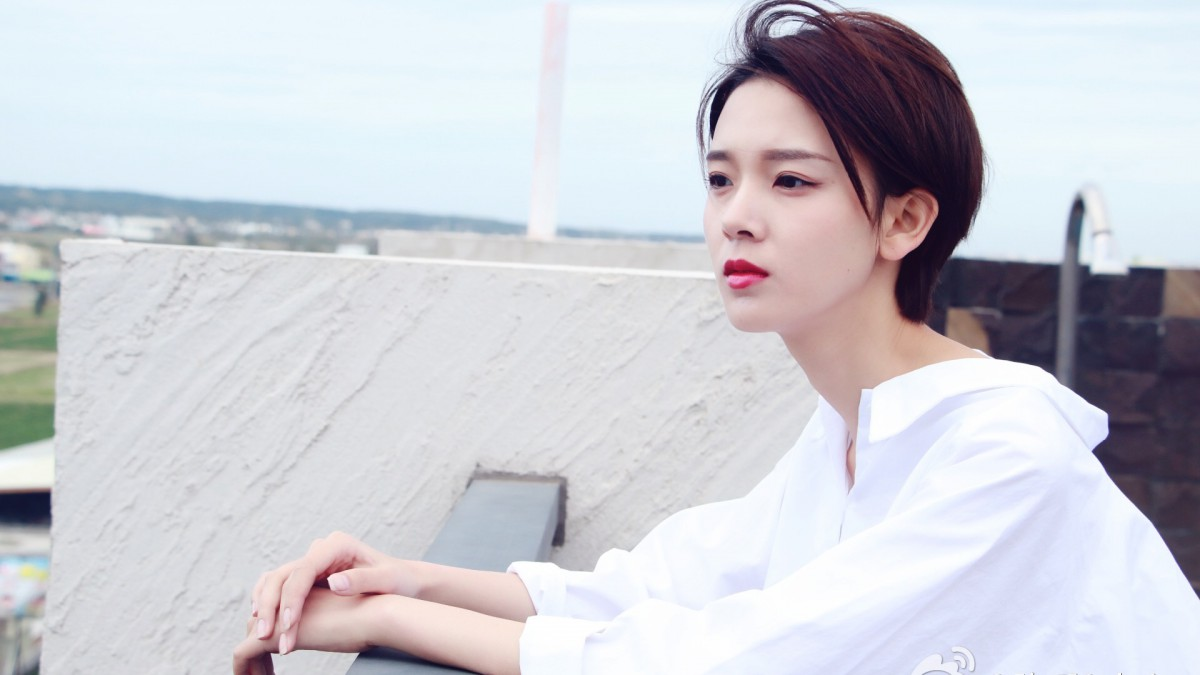
#> input picture img/ChenYao.jpg, 1200 x 675 px
$ python task1.py
#> lines starting #> are read from the running program, lines starting #| are printed output that depends on the picture; long printed decimals are rounded
import cv2
import numpy as np

# 读取图像
img = cv2.imread("../img/ChenYao.jpg")
#> img is the input picture: shape (675, 1200, 3); mean B, G, R 210.9, 204, 203.6

if img is None:
    print("无法读取图像，请检查文件路径。")
else:
    # 获取图像大小及灰度平均值
    (height, width, channels), gray = img.shape, cv2.cvtColor(img, cv2.COLOR_BGR2GRAY)
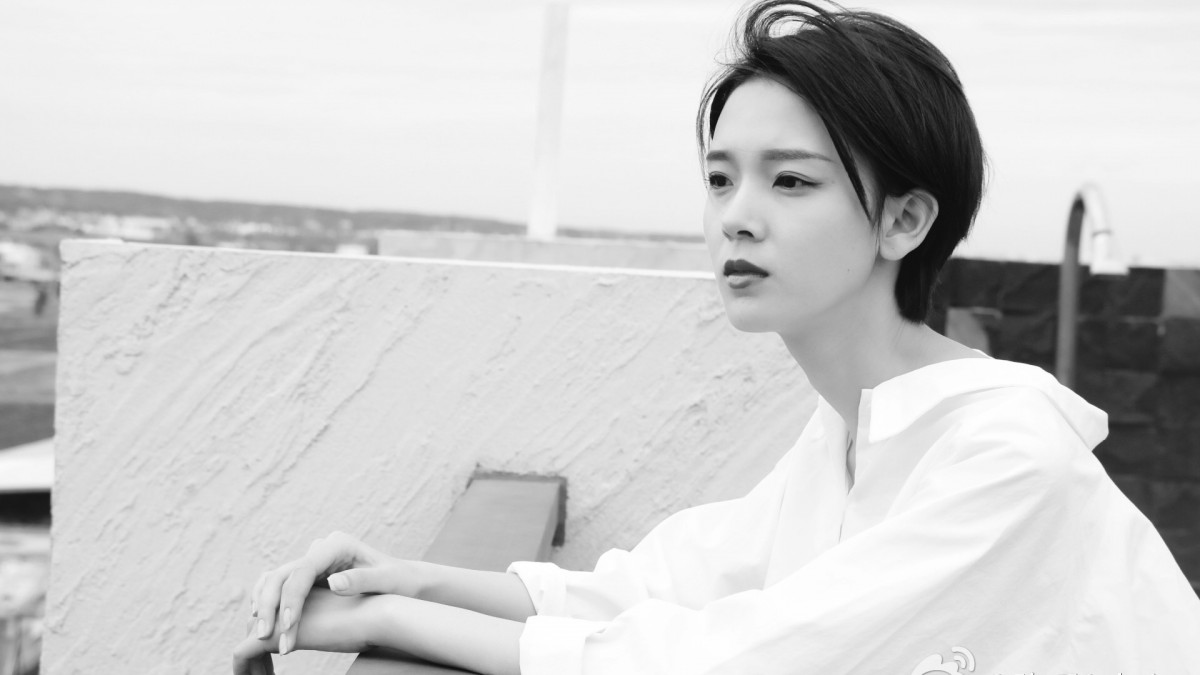
#> gray: shape (675, 1200); min 8, max 255, mean 204.6
#> height = 675; width = 1200; channels = 3
    # print(f"图像大小: 宽 = {width}, 高 = {height}, 通道数 = {channels}")
    print("宽:"+str(width),"高:"+str(height),"通道数:"+str(channels)+"\n灰度平均值: "+str(np.mean(gray)))
#| 宽:1200 高:675 通道数:3
#| 灰度平均值: 204.597

    # 获取图像中心的颜色值
    center_pixel = img[height//2 - 1 : height//2 + 1, width//2 - 1 : width//2 + 1]
    print("中心像素颜色 (BGR): \n"+str(center_pixel))
#| 中心像素颜色 (BGR):
#| [[[228 226 225]
#|   [226 224 224]]
#|  [[229 227 226]
#|   [224 222 222]]]

    # 旋转图像并改变图像大小
    rotation_matrix = cv2.getRotationMatrix2D((width // 2, height // 2), 45, 1.0)
#> rotation_matrix = [[0.707, 0.707, -62.56], [-0.707, 0.707, 523]]
    rotated_img = cv2.warpAffine(img, rotation_matrix, (width, height))
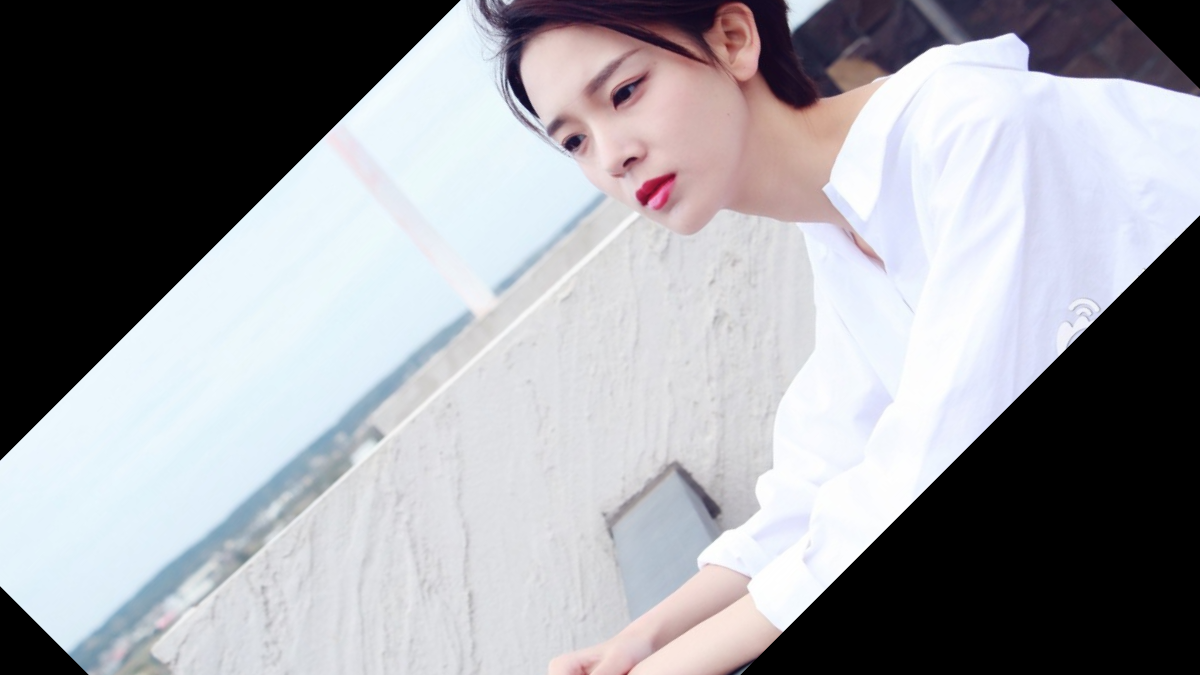
#> rotated_img: shape (675, 1200, 3); mean B, G, R 159.5, 154.3, 153.9
    resized_img = cv2.resize(img, (width // 2, height // 2))

    # [5 lines of commented-out code are left out]

$ run again, with img/A4.png saved as img/ChenYao.jpg
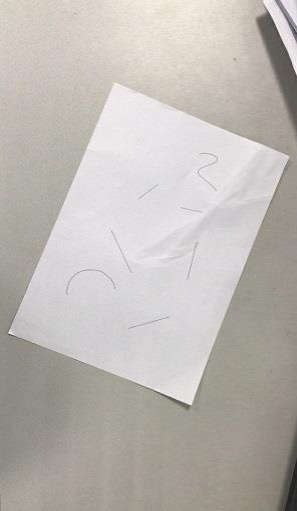
#> input picture img/A4.png, 297 x 511 px
#> img is the input picture: shape (511, 297, 3); mean B, G, R 179.2, 184.9, 189.2
#> height = 511; width = 297; channels = 3
#| 宽:297 高:511 通道数:3
#| 灰度平均值: 185.540
#| 中心像素颜色 (BGR):
#| [[[223 220 222]
#|   [223 220 222]]
#|  [[223 220 222]
#|   [225 222 224]]]
#> rotation_matrix = [[0.707, 0.707, -137], [-0.707, 0.707, 179.3]]
#> `rotated_img = cv2.warpAffine(img, rotation_matrix, (width, height))`:
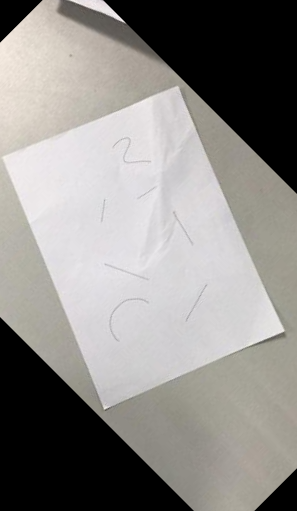
#> rotated_img: shape (511, 297, 3); mean B, G, R 136.6, 139.8, 142.4
